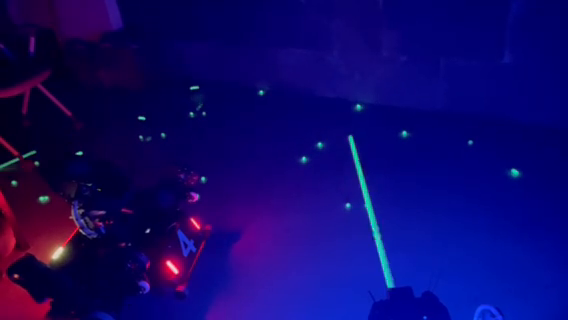
//> input picture frame 13 of homework1/src/ex3/res/input.mp4, 568 x 320 px
$ ./ex3   (built with g++ and OpenCV 4)
//> lines starting //> are read from the running program, lines starting //| are printed output that depends on the picture; after the words box and inside, x2 and y2 are one past the last pixel; in counts of white or black regions, pixels touching at a corner belong together
#include <iostream>
#include <opencv2/core/core.hpp>
#include <opencv2/highgui/highgui.hpp>
#include <opencv2/imgproc/imgproc.hpp>
#include <queue>

struct Target {
    cv::Point2f lst_point;
    int id;
};

bool judgeByRect(std::vector<cv::Point> contour);

void drawRotatedRect(cv::Mat &drawer, cv::RotatedRect &rect);

void drawCenterPoint(cv::Mat &drawer, cv::RotatedRect &rect);

void drawId(cv::Mat &drawer, int &cnt, std::vector<Target> &targets, std::vector<cv::RotatedRect> &rects);

double dis(const cv::Point2f &p1, const cv::Point2f &p2);

int main() {
    cv::VideoCapture capture("../src/ex3/res/input.mp4");
    cv::Mat tmp;
    capture.read(tmp); // just for read size
//> tmp is the input picture: 320 rows x 568 cols, CV_8UC3; mean B, G, R 107.5, 7.3, 15.8
//    double fps = capture.get(cv::CAP_PROP_FPS);
//    cv::VideoWriter writer("../src/ex3/output/output.avi",
//                           cv::VideoWriter::fourcc('M', 'J', 'P', 'G'),
//                           fps, cv::Size(tmp.cols, tmp.rows), true);
    double fps=capture.get(cv::CAP_PROP_FPS)/4;
    cv::VideoWriter writer("../src/ex3/output/output-slow.avi",
                           cv::VideoWriter::fourcc('M','J','P','G'),
                           fps,cv::Size(tmp.cols,tmp.rows), true);

    cv::Mat src;
    std::vector<Target> targets;
    int cnt = 0;

    while (capture.read(src)) {
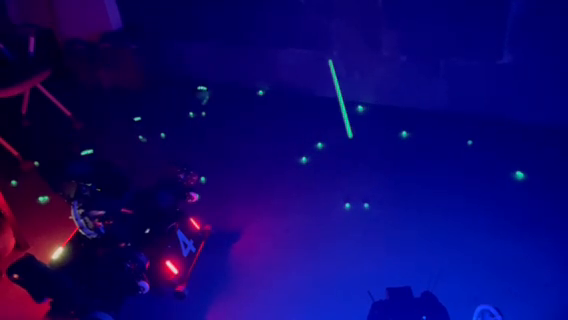
//> input picture frame 14 of homework1/src/ex3/res/input.mp4, 568 x 320 px
//> src is the input picture: 320 rows x 568 cols, CV_8UC3; mean B, G, R 107.2, 6.6, 15.4
        // rgb => grey
        cv::Mat grey;
        cv::cvtColor(src, grey, cv::COLOR_BGR2GRAY);
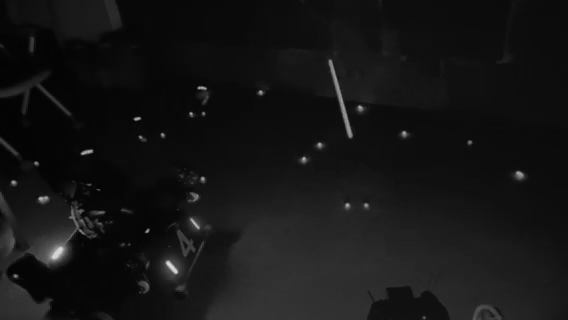
//> grey: 320 rows x 568 cols, CV_8UC1; min 2, max 223, mean 20.7
        // binarization
        cv::Mat binarization;
        cv::threshold(grey, binarization, 100, 255, cv::THRESH_BINARY);
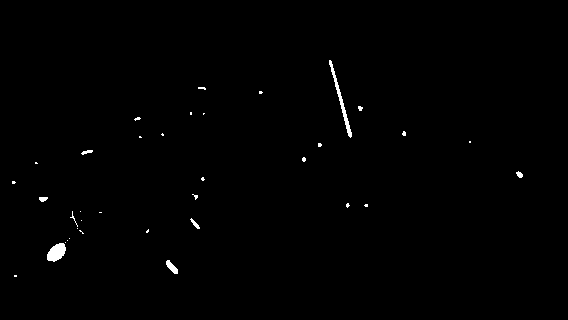
//> binarization: 320 rows x 568 cols, CV_8UC1; 0.55% white; 36 white regions (28 under 20 px)
        // find and filter contours
        std::vector<std::vector<cv::Point>> contours;
        std::vector<cv::Vec4i> hierarchy;
        cv::Mat drawer = cv::Mat::zeros(cv::Size(src.cols, src.rows), CV_8UC3);
        std::vector<cv::RotatedRect> rects;
        cv::findContours(binarization, contours, hierarchy, cv::RETR_EXTERNAL, cv::CHAIN_APPROX_NONE);
//> contours = 36 contours, 29 with area under 20; largest, box (x1, y1, x2, y2) and area: (47, 243, 66, 262) 221, (329, 60, 352, 138) 190, (166, 260, 178, 274) 70, (190, 218, 200, 229) 28, (39, 197, 48, 202) 24, (516, 171, 523, 178) 23, (81, 150, 93, 155) 22
        for (int i = 0; i != -1; i = hierarchy[i][0]) {
            cv::drawContours(drawer, contours, i, {20, 20, 220}, 1);
            if (judgeByRect(contours[i])) {
                rects.push_back(cv::minAreaRect(contours[i]));
            }
        }
//> this loop made 36 passes
//> (rect in judgeByRect, height in judgeByRect, width in judgeByRect) on passes 3, 36: (centre (56.3, 252.3), size (22.6, 13.4), angle -45, 13.44, 22.63), (centre (339.8, 98.4), size (3.9, 79.8), angle -15.3, 79.81, 3.86)
        // recognize
        for (auto &rect: rects) {
            drawRotatedRect(src, rect);
            drawCenterPoint(src, rect);
        }
//> this loop made 1 pass
//> (rect, x in drawCenterPoint, y in drawCenterPoint, str_x in drawCenterPoint, str_y in drawCenterPoint) on pass 1: (centre (339.8, 98.4), size (3.9, 79.8), angle -15.3, 339.8, 98.41, "339.838", "98.408")
//> pass 1, `drawRotatedRect(src, rect);`:
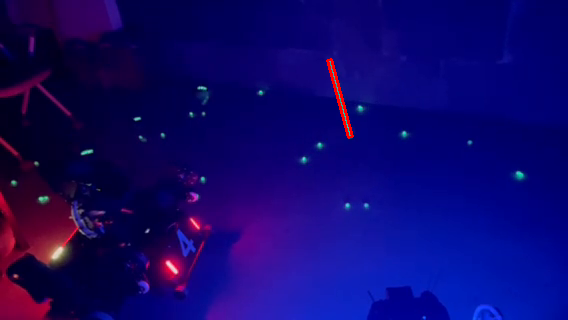
//> src: 320 rows x 568 cols, CV_8UC3; 0.26% of pixels changed, all inside (x1, y1, x2, y2) = (326, 58, 354, 139)
//> pass 1, in drawCenterPoint, `cv::putText(drawer, "TARGET(" + str_x + "," + str_y + ")", {static_cas..`:
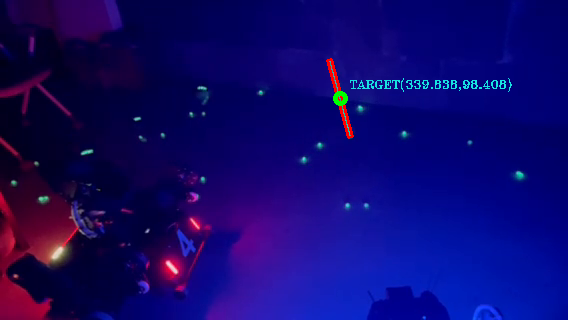
//> drawer: 320 rows x 568 cols, CV_8UC3; 0.42% of pixels changed, all inside (x1, y1, x2, y2) = (333, 78, 512, 106)
        // track targets & draw id
        drawId(src, cnt, targets, rects);
        cv::imshow("output", src);
        writer<<src;
        cv::waitKey(100);
    }
    writer.release();
    capture.release();
    return 0;
}

bool judgeByRect(std::vector<cv::Point> contour) {
    if (cv::arcLength(contour, true) <= 50) return false;
    cv::RotatedRect rect = cv::minAreaRect(contour);
    double height = rect.size.height;
    double width = rect.size.width;
    if (std::max(height, width) <= std::min(height, width) * 11) return false;
    return true;
}

void drawRotatedRect(cv::Mat &drawer, cv::RotatedRect &rect) {
    auto *vertices = new cv::Point2f[4];
    rect.points(vertices);
    for (int i = 0; i < 4; ++i) {
        cv::line(drawer, vertices[i], vertices[(i + 1) % 4], {0, 0, 255}, 2);
    }
}

void drawCenterPoint(cv::Mat &drawer, cv::RotatedRect &rect) {
    auto center_point = rect.center;
    float x = center_point.x;
    float y = center_point.y;

    auto str_x = std::to_string(round(x * 1e3) / 1e3);
    auto str_y = std::to_string(round(y * 1e3) / 1e3);
    str_x = str_x.substr(0, str_x.find(".") + 4);
    str_y = str_y.substr(0, str_y.find(".") + 4);

    cv::circle(drawer, center_point, 5, {0, 255, 0}, 4);
    cv::putText(drawer, "TARGET(" + str_x + "," + str_y + ")",
                {static_cast<int>(x + 10), static_cast<int>(y - 10)},
                cv::FONT_HERSHEY_TRIPLEX, 0.4, {225, 225, 25}, 1);
}

void drawId(cv::Mat &drawer, int &cnt, std::vector<Target> &targets, std::vector<cv::RotatedRect> &rects) {
    const double MIN_TRACK_DISTANCE = 200;
    //add new target
    if (rects.empty()) return;
    for (auto it = rects.begin(); it != rects.end(); it++) {
        bool is_tracked = false;
        for (auto &target: targets) {
            if (dis(it->center, target.lst_point) <= MIN_TRACK_DISTANCE) {
                is_tracked = true;
                break;
            }
        }
        if (!is_tracked) targets.push_back({it->center, ++cnt});
    }
//> this loop made 1 pass
//> (is_tracked, cnt) on pass 1: (false, 1)
//> after the loop, cnt = 1
    //remove old target
    for (auto it = targets.begin(); it != targets.end(); it++) {
        bool is_tracked = false;
        for (auto &rect: rects) {
            if (dis(it->lst_point, rect.center) <= MIN_TRACK_DISTANCE) {
                is_tracked = true;
                break;
            }
        }
        if (!is_tracked) it = targets.erase(it);
    }
//> this loop made 1 pass

    std::vector<bool> locked(rects.size(),false);
//> locked = [0]
    for (auto &target: targets) {
        double min_dist = 1e5;
        int idx;
        for (int i=0;i<rects.size();i++) {
            double dist = dis(target.lst_point, rects[i].center);
            if (dist < min_dist && !locked[i]) {
                min_dist = dist;
                idx = i;
            }
        }
        cv::putText(drawer, "ID=" + std::to_string(target.id),
                    {static_cast<int>(rects[idx].center.x + 10), static_cast<int>(rects[idx].center.y + 10)},
                    cv::FONT_HERSHEY_TRIPLEX, 0.4, {225, 225, 25}, 1);
        target.lst_point = {rects[idx].center.x,rects[idx].center.y}; //refresh
        locked[idx]= true;
    }
//> this loop made 1 pass
//> target.lst_point on pass 1: Point(339.8, 98.41)
//> in main, `drawId(src, cnt, targets, rects);`: cnt = 1; targets = 1 item
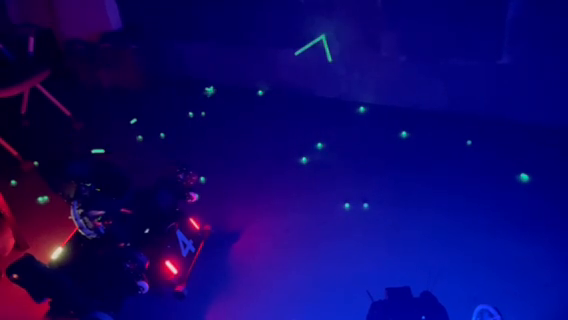
//> input picture frame 15 of homework1/src/ex3/res/input.mp4, 568 x 320 px
}


double dis(const cv::Point2f &p1, const cv::Point2f &p2) {
    return sqrt(pow((p1.x - p2.x), 2) + pow((p1.y - p2.y), 2));
}

$ run again, starting later in the video
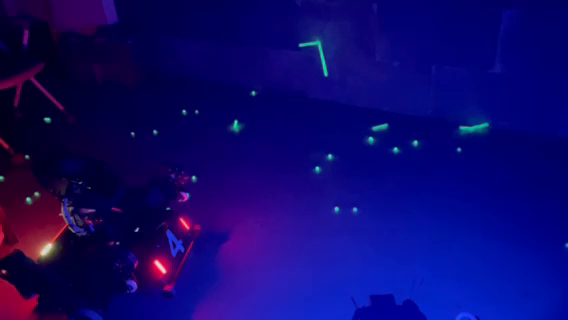
//> input picture frame 60 of homework1/src/ex3/res/input.mp4, 568 x 320 px
//> tmp is the input picture: 320 rows x 568 cols, CV_8UC3; mean B, G, R 109, 7.4, 14.3
//> `cv::threshold(grey, binarization, 100, 255, cv::THRESH_BINARY);`:
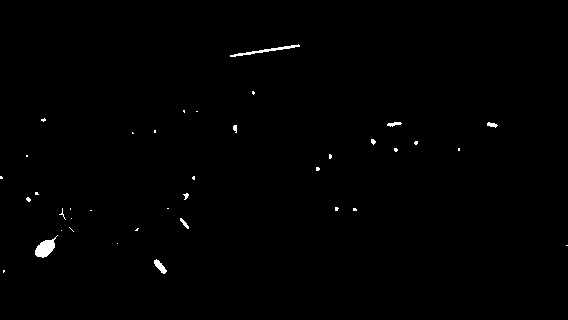
//> binarization: 320 rows x 568 cols, CV_8UC1; 0.52% white; 38 white regions (29 under 20 px)
//> contours = 38 contours, 32 with area under 20; largest, box (x1, y1, x2, y2) and area: (35, 235, 58, 258) 232, (230, 44, 300, 57) 114, (154, 259, 167, 274) 74, (387, 122, 402, 127) 30, (487, 122, 498, 128) 27, (180, 218, 189, 229) 26
//> the loop `for (int i = 0; i != -1; i = hierarchy[i][0])` made 38 passes
//> (rect in judgeByRect, height in judgeByRect, width in judgeByRect) on passes 5, 38: (centre (47, 245.5), size (29, 13.4), angle -45, 13.44, 28.99), (centre (264.5, 50.3), size (69.9, 2.8), angle -8.7, 2.81, 69.87)
//> the loop `for (auto &rect: rects)` made 1 pass
//> (rect, x in drawCenterPoint, y in drawCenterPoint, str_x in drawCenterPoint, str_y in drawCenterPoint) on pass 1: (centre (264.5, 50.3), size (69.9, 2.8), angle -8.7, 264.5, 50.35, "264.477", "50.350")
//> the loop in drawId, `for (auto it = rects.begin(); it != rects.end(); it++)` made 1 pass
//> (is_tracked, cnt) on pass 1: (false, 1)
//> after the loop in drawId, `for (auto it = rects.begin(); it != rects.end(); it++)`: cnt = 1
//> the loop in drawId, `for (auto it = targets.begin(); it != targets.end(); it++)` made 1 pass
//> locked = [0]
//> the loop in drawId, `for (auto &target: targets)` made 1 pass
//> target.lst_point on pass 1: Point(264.5, 50.35)
//> `drawId(src, cnt, targets, rects);`: cnt = 1; targets = 1 item
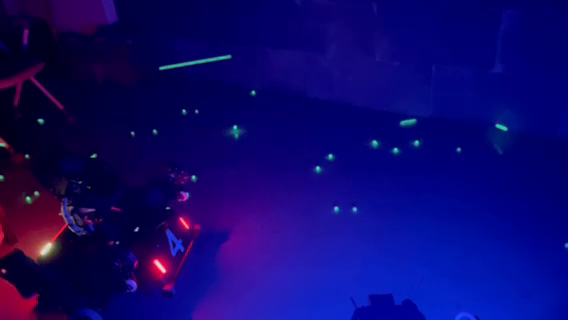
//> input picture frame 62 of homework1/src/ex3/res/input.mp4, 568 x 320 px

$ run again, starting later in the video
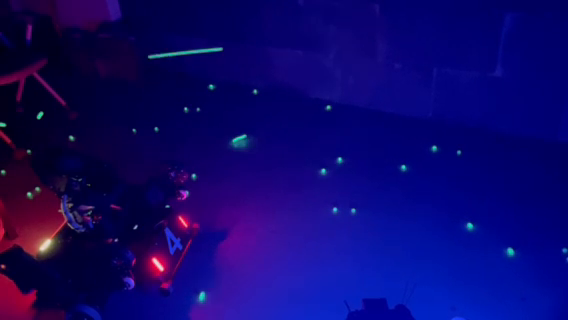
//> input picture frame 107 of homework1/src/ex3/res/input.mp4, 568 x 320 px
//> tmp is the input picture: 320 rows x 568 cols, CV_8UC3; mean B, G, R 107.7, 6.5, 14.3
//> `cv::threshold(grey, binarization, 100, 255, cv::THRESH_BINARY);`:
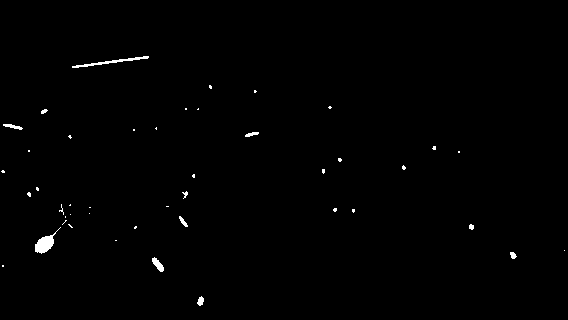
//> binarization: 320 rows x 568 cols, CV_8UC1; 0.59% white; 44 white regions (33 under 20 px)
//> contours = 44 contours, 36 with area under 20; largest, box (x1, y1, x2, y2) and area: (35, 227, 61, 254) 222, (72, 56, 149, 68) 118, (152, 257, 164, 272) 74, (3, 124, 23, 130) 40, (197, 296, 204, 306) 36, (179, 216, 188, 227) 30, (245, 132, 259, 137) 28, (510, 252, 517, 259) 24
//> the loop `for (int i = 0; i != -1; i = hierarchy[i][0])` made 44 passes
//> (rect in judgeByRect, height in judgeByRect, width in judgeByRect) on passes 7, 44: (centre (48.7, 240.8), size (34.1, 13.9), angle -33.7, 13.87, 34.11), (centre (110, 61.6), size (76.8, 2.7), angle -7.6, 2.71, 76.79)
//> the loop `for (auto &rect: rects)` made 1 pass
//> (rect, x in drawCenterPoint, y in drawCenterPoint, str_x in drawCenterPoint, str_y in drawCenterPoint) on pass 1: (centre (110, 61.6), size (76.8, 2.7), angle -7.6, 110, 61.57, "110.009", "61.566")
//> the loop in drawId, `for (auto it = rects.begin(); it != rects.end(); it++)` made 1 pass
//> (is_tracked, cnt) on pass 1: (false, 1)
//> after the loop in drawId, `for (auto it = rects.begin(); it != rects.end(); it++)`: cnt = 1
//> the loop in drawId, `for (auto it = targets.begin(); it != targets.end(); it++)` made 1 pass
//> locked = [0]
//> the loop in drawId, `for (auto &target: targets)` made 1 pass
//> target.lst_point on pass 1: Point(110, 61.57)
//> `drawId(src, cnt, targets, rects);`: cnt = 1; targets = 1 item
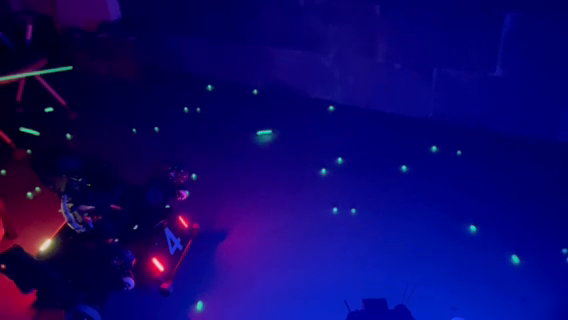
//> input picture frame 109 of homework1/src/ex3/res/input.mp4, 568 x 320 px
